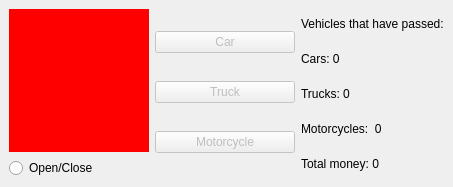
<?xml version="1.0" encoding="UTF-8"?>
<ui version="4.0">
 <class>MainWindow</class>
 <widget class="QMainWindow" name="MainWindow">
  <property name="geometry">
   <rect>
    <x>0</x>
    <y>0</y>
    <width>453</width>
    <height>187</height>
   </rect>
  </property>
  <property name="windowTitle">
   <string>MainWindow</string>
  </property>
  <widget class="QWidget" name="centralwidget">
   <layout class="QHBoxLayout" name="horizontalLayout">
    <item>
     <layout class="QVBoxLayout" name="verticalLayout_4">
      <item>
       <widget class="MyLabel" name="passageLabel">
        <property name="styleSheet">
         <string notr="true">background-color: rgb(255, 0, 0);</string>
        </property>
        <property name="text">
         <string/>
        </property>
       </widget>
      </item>
      <item>
       <widget class="QRadioButton" name="openButton">
        <property name="text">
         <string>Open/Close</string>
        </property>
       </widget>
      </item>
     </layout>
    </item>
    <item>
     <layout class="QVBoxLayout" name="verticalLayout_3">
      <item>
       <widget class="QPushButton" name="carButton">
        <property name="enabled">
         <bool>false</bool>
        </property>
        <property name="text">
         <string>Car</string>
        </property>
       </widget>
      </item>
      <item>
       <widget class="QPushButton" name="TruckButton">
        <property name="enabled">
         <bool>false</bool>
        </property>
        <property name="text">
         <string>Truck</string>
        </property>
       </widget>
      </item>
      <item>
       <widget class="QPushButton" name="mcButton">
        <property name="enabled">
         <bool>false</bool>
        </property>
        <property name="text">
         <string>Motorcycle</string>
        </property>
       </widget>
      </item>
     </layout>
    </item>
    <item>
     <layout class="QVBoxLayout" name="verticalLayout">
      <item>
       <widget class="QLabel" name="label_2">
        <property name="text">
         <string>Vehicles that have passed:</string>
        </property>
       </widget>
      </item>
      <item>
       <widget class="MyLabel" name="CarsLabel">
        <property name="text">
         <string>Cars: 0</string>
        </property>
       </widget>
      </item>
      <item>
       <widget class="MyLabel" name="TrucksLabel">
        <property name="text">
         <string>Trucks: 0</string>
        </property>
       </widget>
      </item>
      <item>
       <widget class="MyLabel" name="MotorcyclesLabel">
        <property name="text">
         <string>Motorcycles:  0</string>
        </property>
       </widget>
      </item>
      <item>
       <widget class="MyLabel" name="moneyLabel">
        <property name="text">
         <string>Total money: 0</string>
        </property>
       </widget>
      </item>
     </layout>
    </item>
   </layout>
  </widget>
 </widget>
 <customwidgets>
  <customwidget>
   <class>MyLabel</class>
   <extends>QLabel</extends>
   <header>MyLabel.h</header>
   <slots>
    <slot>changeSemaphoreStatus(bool)</slot>
    <slot>updateRecaudationCarMC()</slot>
    <slot>updateRecaudationTruck()</slot>
    <slot>updateCar()</slot>
    <slot>updateMC()</slot>
    <slot>updateTruck()</slot>
   </slots>
  </customwidget>
 </customwidgets>
 <resources/>
 <connections>
  <connection>
   <sender>carButton</sender>
   <signal>clicked()</signal>
   <receiver>CarsLabel</receiver>
   <slot>updateCar()</slot>
   <hints>
    <hint type="sourcelabel">
     <x>215</x>
     <y>41</y>
    </hint>
    <hint type="destinationlabel">
     <x>365</x>
     <y>58</y>
    </hint>
   </hints>
  </connection>
  <connection>
   <sender>openButton</sender>
   <signal>toggled(bool)</signal>
   <receiver>carButton</receiver>
   <slot>setEnabled(bool)</slot>
   <hints>
    <hint type="sourcelabel">
     <x>75</x>
     <y>137</y>
    </hint>
    <hint type="destinationlabel">
     <x>215</x>
     <y>41</y>
    </hint>
   </hints>
  </connection>
  <connection>
   <sender>openButton</sender>
   <signal>toggled(bool)</signal>
   <receiver>TruckButton</receiver>
   <slot>setEnabled(bool)</slot>
   <hints>
    <hint type="sourcelabel">
     <x>75</x>
     <y>165</y>
    </hint>
    <hint type="destinationlabel">
     <x>215</x>
     <y>92</y>
    </hint>
   </hints>
  </connection>
  <connection>
   <sender>openButton</sender>
   <signal>toggled(bool)</signal>
   <receiver>mcButton</receiver>
   <slot>setEnabled(bool)</slot>
   <hints>
    <hint type="sourcelabel">
     <x>75</x>
     <y>165</y>
    </hint>
    <hint type="destinationlabel">
     <x>215</x>
     <y>143</y>
    </hint>
   </hints>
  </connection>
  <connection>
   <sender>carButton</sender>
   <signal>clicked()</signal>
   <receiver>moneyLabel</receiver>
   <slot>updateRecaudationCarMC()</slot>
   <hints>
    <hint type="sourcelabel">
     <x>215</x>
     <y>41</y>
    </hint>
    <hint type="destinationlabel">
     <x>365</x>
     <y>162</y>
    </hint>
   </hints>
  </connection>
  <connection>
   <sender>TruckButton</sender>
   <signal>clicked()</signal>
   <receiver>TrucksLabel</receiver>
   <slot>updateTruck()</slot>
   <hints>
    <hint type="sourcelabel">
     <x>215</x>
     <y>92</y>
    </hint>
    <hint type="destinationlabel">
     <x>365</x>
     <y>93</y>
    </hint>
   </hints>
  </connection>
  <connection>
   <sender>TruckButton</sender>
   <signal>clicked()</signal>
   <receiver>moneyLabel</receiver>
   <slot>updateRecaudationTruck()</slot>
   <hints>
    <hint type="sourcelabel">
     <x>215</x>
     <y>92</y>
    </hint>
    <hint type="destinationlabel">
     <x>365</x>
     <y>162</y>
    </hint>
   </hints>
  </connection>
  <connection>
   <sender>mcButton</sender>
   <signal>clicked()</signal>
   <receiver>MotorcyclesLabel</receiver>
   <slot>updateMC()</slot>
   <hints>
    <hint type="sourcelabel">
     <x>215</x>
     <y>143</y>
    </hint>
    <hint type="destinationlabel">
     <x>365</x>
     <y>127</y>
    </hint>
   </hints>
  </connection>
  <connection>
   <sender>mcButton</sender>
   <signal>clicked()</signal>
   <receiver>moneyLabel</receiver>
   <slot>updateRecaudationCarMC()</slot>
   <hints>
    <hint type="sourcelabel">
     <x>215</x>
     <y>143</y>
    </hint>
    <hint type="destinationlabel">
     <x>365</x>
     <y>162</y>
    </hint>
   </hints>
  </connection>
  <connection>
   <sender>openButton</sender>
   <signal>toggled(bool)</signal>
   <receiver>passageLabel</receiver>
   <slot>changeSemaphoreStatus(bool)</slot>
   <hints>
    <hint type="sourcelabel">
     <x>75</x>
     <y>165</y>
    </hint>
    <hint type="destinationlabel">
     <x>75</x>
     <y>79</y>
    </hint>
   </hints>
  </connection>
 </connections>
</ui>
